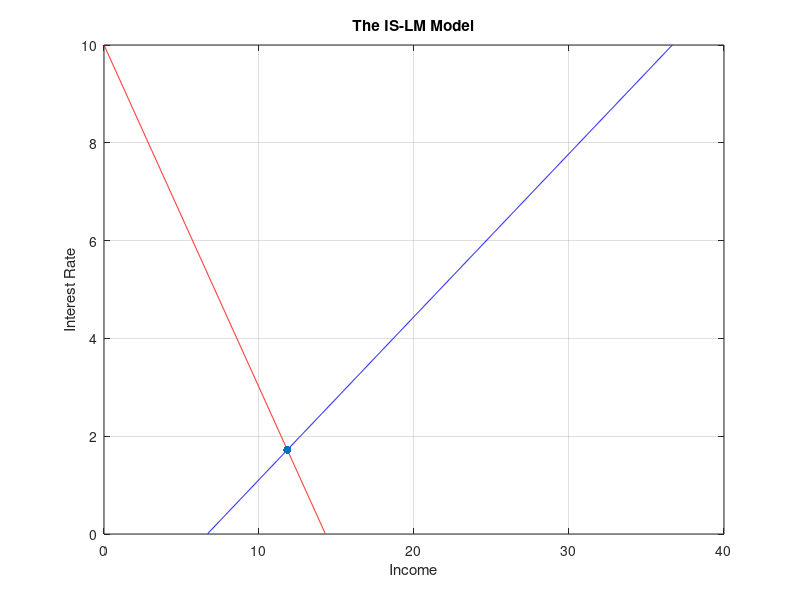

The MATLAB source for this figure: (Note: this script raises an error after producing the figure.)
%%CODE TO SHOW THE IS-LM MODEL BY HICKS-HANSEN (1937)


%%Very interesting if you want to implement a very simple code to show the graphs
%%through Matlab for an experimental thesis with notions of economic policy (or macroeconomics).

%%CODE

N=1000;
A=[10, 20];%Autonomous Expenditure
c=0.3; %Marginal Propensity to consume
a=1;b=0.9; %Orthodox Keynesian Estimates
m=0.3; %Money demand income elasticity
Ms=[50, 60]; %Money Supply
P=25; %Price level

StartWith= 0; %Put 0 to begin with fiscal policy, 1 for monetary policy

Arep=repelem(A,2);
Msrep=repelem(Ms,2);
dx=0.3;

if StartWith == 0 %Creates the combinations of Ms e A for each policy environment
    AMs=[Arep(2:end);Msrep(1:end-1)];            
else
    AMs=[Arep(1:end-1);Msrep(2:end)];
end

for k=1:length(AMs)

    Yr_IS=zeros(N,2);
    Yr_LM=zeros(N,2);
    r=10;


    for i=1:N
        Yr_IS(i,1)= (AMs(1,k)/(1 -c))-((a*r)/(1-c));
        Yr_IS(i,2)=r;
        Yr_LM(i,1)= ((1/m)*(AMs(2,k)/P))+((b/m)*r);
        Yr_LM(i,2)=r;
        r=r-0.01;
    end

    plot(Yr_IS(:,1),Yr_IS(:,2), 'r', 'DisplayName', ['IS', num2str(k)])
    hold on
    grid on
    plot(Yr_LM(:,1),Yr_LM(:,2), 'b', 'DisplayName', ['LM', num2str(k)])
    title("The IS-LM Model")
    xlabel("Income")
    ylabel("Interest Rate")

    MatrA=[1, a/(1-c);m, -b];
    MatrBY=[AMs(1,k)/(1-c),a/(1-c) ;AMs(2,k)/P, -b];
    MatrBr=[1, AMs(1,k)/(1-c); m, AMs(2,k)/P];

    Yeq=det(MatrBY)/det(MatrA);
    req=det(MatrBr)/det(MatrA);

    scatter(Yeq,req,'filled','k','HandleVisibility','off' )
    text(Yeq+dx, req, ['E', num2str(n+k-1)])
    plot([Yeq,Yeq],[0, req], '--k','HandleVisibility','off')
    plot([0, Yeq], [req, req], '--k', 'HandleVisibility','off')
    drawnow
    pause(1)
    
    legend
end
